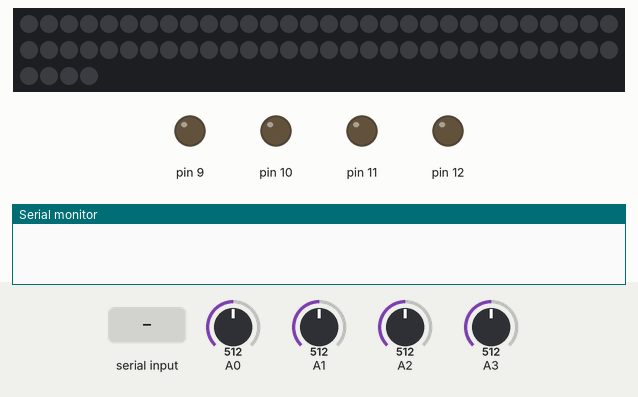
This sketch was run on a simulated Arduino Uno, built with avr-gcc and run on an emulated ATmega328P. Parts: 64 RGB LEDs in strip order, left to right, continuing on the next row, output pins drawn as LEDs (lit = HIGH), the last lines printed to the serial monitor. The inputs (shaded band) are chosen by the test bench; at power-on: A0 = 512, A1 = 512, A2 = 512, A3 = 512.

Above: at 1.2 s.
1.3 s: "1" received over Serial
At 2.0 s:
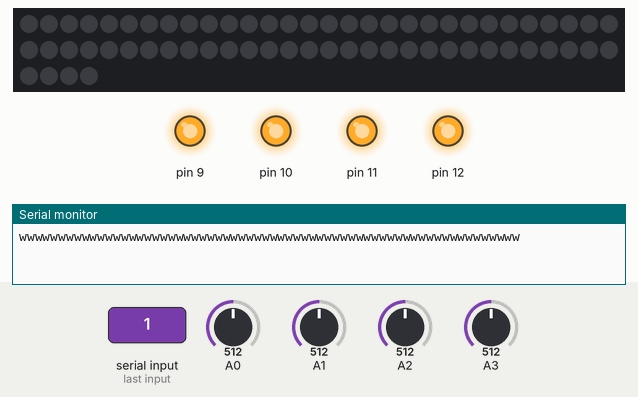
Timing chart, 0 to 4.3 s (numbered marks = the images above; inputs shaded):
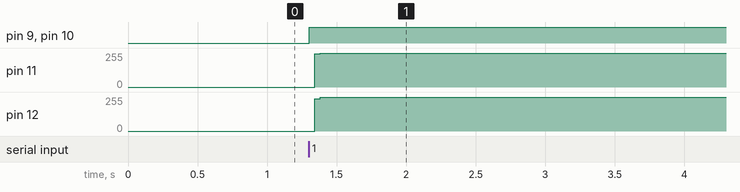

The sketch:

board_manager.ino
```cpp
#include <Adafruit_NeoPixel.h>

#define NEOPIXEL_PIN 6

# define REQUEST_BOARD_STATUS '1'
# define REQUEST_CLEAR_BOARD '2'

int WHITE_MARGIN = 650;
int BLACK_MARGIN = 450;

char boardStatus[64];

Adafruit_NeoPixel strip = Adafruit_NeoPixel(64, NEOPIXEL_PIN);

int multiplexerPinsValues[16][4] = {
                                    {0, 0, 0, 0},
                                    {0, 0, 0, 1},
                                    {0, 0, 1, 0},
                                    {0, 0, 1, 1},
                                    {0, 1, 0, 0},
                                    {0, 1, 0, 1},
                                    {0, 1, 1, 0},
                                    {0, 1, 1, 1},
                                    {1, 0, 0, 0},
                                    {1, 0, 0, 1},
                                    {1, 0, 1, 0},
                                    {1, 0, 1, 1},
                                    {1, 1, 0, 0},
                                    {1, 1, 0, 1},
                                    {1, 1, 1, 0},
                                    {1, 1, 1, 1}
                                 };


void setup() {
  // put your setup code here, to run once:
  Serial.begin(9600);

  strip.begin();
  strip.show();

  pinMode(9, OUTPUT);
  pinMode(10, OUTPUT);
  pinMode(11, OUTPUT);
  pinMode(12, OUTPUT);
}

void loop() {
  if (Serial.available()){
    char request = Serial.read();
    switch(request){
      case REQUEST_BOARD_STATUS:
        readBoard();
        break;
      case REQUEST_CLEAR_BOARD:
        clearBoard();
        break;
    }
  }
}

void readBoard(){
  for (int multiplexerPin=0; multiplexerPin<16; multiplexerPin++){
    // Set multiplexer pin
    for (int i=0; i<4; i++){
      digitalWrite(9+i, multiplexerPinsValues[multiplexerPin][i]);
    }
    readValues(multiplexerPin);
  }

  for (int i=0; i<64; i++){
    Serial.write(boardStatus[i]);
  }
  Serial.println();
}

void clearBoard(){
  for (int i=0; i<64; i++){
    strip.setPixelColor(i, 0, 0, 0);
  }
}

void readValues(int multiplexerPin){
  int z = multiplexerPin*4;
  boardStatus[z] = checkVal(analogRead(A0));
  z++;
  boardStatus[z] = checkVal(analogRead(A1));
  z++;
  boardStatus[z] = checkVal(analogRead(A2));
  z++;
  boardStatus[z] = checkVal(analogRead(A3));
}


char checkVal(int val){
  if (val < WHITE_MARGIN){
    return 'w';
  }else{
    if (val > BLACK_MARGIN){
      return 'b';
    }else{
      return '-';
    }
  }
}
```

Measured:
- after the input at 1.3 s, pin 9, pin 10: LOW → HIGH at once; pin 11, pin 12: 0/255 → 255/255 at once
